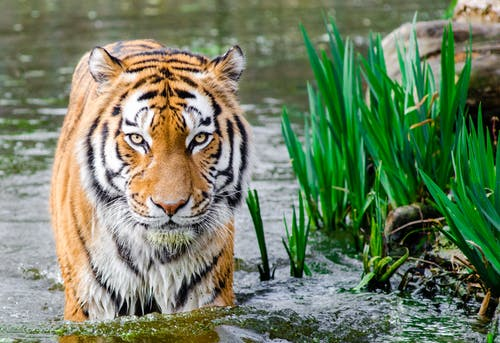
#> input picture 公众号代码1/抽象画风/抽象画风/02.jpeg, 500 x 343 px
$ python 1.py
#> lines starting #> are read from the running program, lines starting #| are printed output that depends on the picture; after the words box and inside, x2 and y2 are one past the last pixel; in counts of white or black regions, pixels touching at a corner belong together
#参考来源：https://blog.csdn.net/matrix_space/article/details/77426802
# -*- coding: utf-8 -*-
#回复“抽象”
"""
Created on Sun Aug 20 08:31:04 2017

@author: shiyi
"""

import numpy as np
import matplotlib.pyplot as plt
from skimage import io
from skimage.segmentation import slic
import numpy.matlib
import random

file_name='02.jpeg';
img=io.imread(file_name)
#> img is the input picture: shape (343, 500, 3); mean R, G, B 112, 128.1, 98.9

row, col, channel = img.shape
#> row = 343; col = 500; channel = 3

# define the colormap

color_map = img.copy()

rNW = 0.5
rNE = 1.0
rSW = 0.0
rSE = 0.5

gNW = 0.0
gNE = 0.5
gSW = 0.0
gSE = 1.0

bNW = 1.0
bNE = 0.0
bSW = 0.5
bSE = 0.0

xx = np.arange (col)
#> xx = 500 values from 0 to 499
yy = np.arange (row)
#> yy = 343 values from 0 to 342

x_mask = numpy.matlib.repmat (xx, row, 1)
y_mask = numpy.matlib.repmat (yy, col, 1)
y_mask = np.transpose(y_mask)

fx = x_mask * 1.0 / col
fy = y_mask * 1.0 / row

p = rNW + (rNE - rNW) * fx
q = rSW + (rSE - rSW) * fx
r = ( p + (q - p) * fy )
r[r<0] = 0
r[r>1] =1

p = gNW + (gNE - gNW) * fx
q = gSW + (gSE - gSW) * fx
g = ( p + (q - p) * fy )
g[g<0] = 0
g[g>1] =1

p = bNW + (bNE - bNW) * fx
q = bSW + (bSE - bSW) * fx
b = ( p + (q - p) * fy )
b[b<0] = 0.0
b[b>1] = 1.0

color_map[:, :, 0] = r * 255
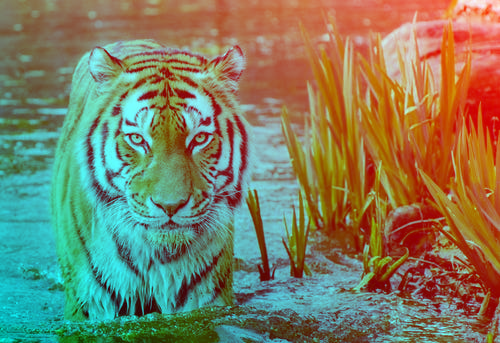
#> color_map: shape (343, 500, 3); mean R, G, B 127.1, 128.1, 98.9
color_map[:, :, 1] = g * 255
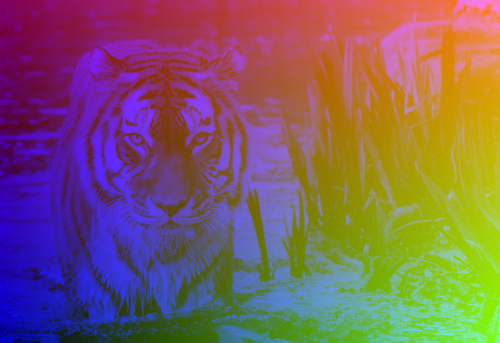
#> color_map: shape (343, 500, 3); mean R, G, B 127.1, 94.8, 98.9
color_map[:, :, 2] = b * 255
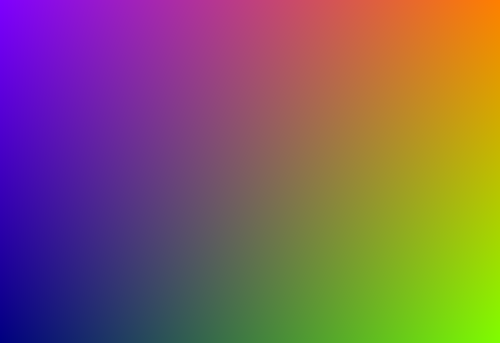
#> color_map: shape (343, 500, 3); mean R, G, B 127.1, 94.8, 95.4

# segment the image

N_block = 100
segments = slic(img, n_segments=N_block, compactness=10)
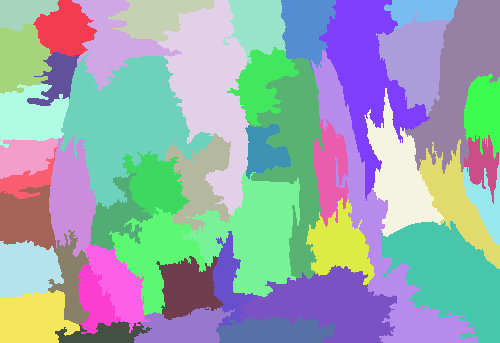
#> segments: shape (343, 500) int64; 47 distinct labels, from 1 to 47; one colour per label, 0 black
# plt.imshow(segments, plt.cm.gray)

seg_img = img.copy()
T_mask = img.copy()

for i in range(N_block):
    mask = (segments == i)
    T_mask[:, :, 0] = mask
    T_mask[:, :, 1] = mask
    T_mask[:, :, 2] = mask
    x_ind = int(random.random() * (col-1))
    y_ind = int(random.random() * (row-1))
    color = color_map[y_ind, x_ind, :]
    T_img = seg_img * T_mask
    T_img = color
    seg_img = seg_img * (1-T_mask) + T_img * T_mask
#> this loop made 100 passes
#> pass 2, `mask = (segments == i)`:
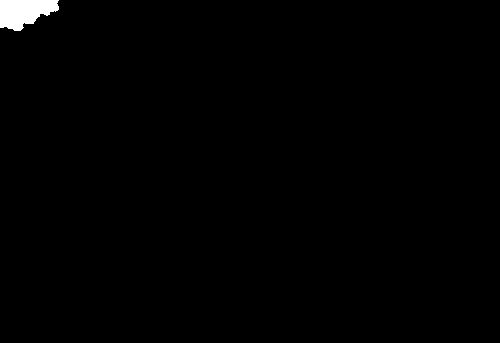
#> mask: shape (343, 500) bool; 0.76% white; 1 white region, box (x1, y1, x2, y2) and area: (0, 0, 59, 31) 1295
#> after the loop:
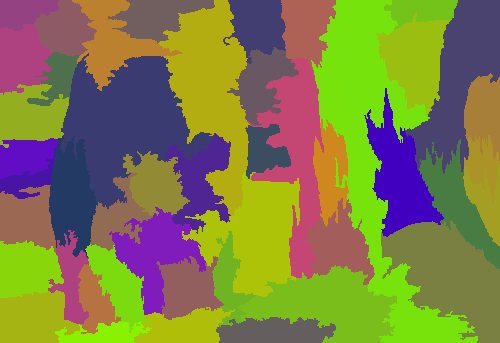
#> seg_img: shape (343, 500, 3); mean R, G, B 127.9, 126.1, 70.5

plt.figure(2)
plt.imshow(seg_img)
plt.show()
